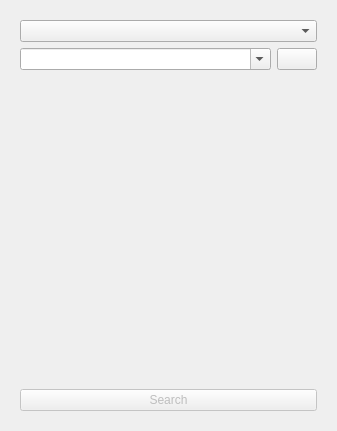
<?xml version="1.0" encoding="UTF-8"?>
<ui version="4.0">
 <class>MobileSearchForm</class>
 <widget class="QWidget" name="MobileSearchForm">
  <property name="geometry">
   <rect>
    <x>0</x>
    <y>0</y>
    <width>337</width>
    <height>431</height>
   </rect>
  </property>
  <property name="sizePolicy">
   <sizepolicy hsizetype="Preferred" vsizetype="Preferred">
    <horstretch>0</horstretch>
    <verstretch>0</verstretch>
   </sizepolicy>
  </property>
  <property name="windowTitle">
   <string>Search window</string>
  </property>
  <layout class="QHBoxLayout" name="horizontalLayout">
   <item>
    <widget class="QStackedWidget" name="stackedWidget">
     <property name="currentIndex">
      <number>0</number>
     </property>
     <widget class="QWidget" name="page_1">
      <layout class="QVBoxLayout" name="generalLayout">
       <item>
        <widget class="QComboBox" name="requestBox"/>
       </item>
       <item>
        <layout class="QHBoxLayout" name="horizontalLayout_3">
         <item>
          <widget class="QComboBox" name="serviceBox">
           <property name="editable">
            <bool>true</bool>
           </property>
          </widget>
         </item>
         <item>
          <widget class="QPushButton" name="updateServiceButton">
           <property name="sizePolicy">
            <sizepolicy hsizetype="Maximum" vsizetype="Fixed">
             <horstretch>0</horstretch>
             <verstretch>0</verstretch>
            </sizepolicy>
           </property>
           <property name="text">
            <string/>
           </property>
          </widget>
         </item>
        </layout>
       </item>
       <item>
        <spacer name="verticalSpacer">
         <property name="orientation">
          <enum>Qt::Vertical</enum>
         </property>
         <property name="sizeHint" stdset="0">
          <size>
           <width>20</width>
           <height>13</height>
          </size>
         </property>
        </spacer>
       </item>
       <item>
        <widget class="QPushButton" name="searchButton">
         <property name="enabled">
          <bool>false</bool>
         </property>
         <property name="text">
          <string>Search</string>
         </property>
        </widget>
       </item>
      </layout>
     </widget>
     <widget class="QWidget" name="page_2">
      <layout class="QVBoxLayout" name="verticalLayout">
       <item>
        <widget class="QTableView" name="resultView">
         <property name="sizePolicy">
          <sizepolicy hsizetype="MinimumExpanding" vsizetype="Expanding">
           <horstretch>0</horstretch>
           <verstretch>0</verstretch>
          </sizepolicy>
         </property>
         <property name="selectionMode">
          <enum>QAbstractItemView::SingleSelection</enum>
         </property>
         <property name="selectionBehavior">
          <enum>QAbstractItemView::SelectRows</enum>
         </property>
         <property name="showGrid">
          <bool>false</bool>
         </property>
         <attribute name="horizontalHeaderVisible">
          <bool>false</bool>
         </attribute>
         <attribute name="horizontalHeaderCascadingSectionResizes">
          <bool>true</bool>
         </attribute>
         <attribute name="horizontalHeaderStretchLastSection">
          <bool>true</bool>
         </attribute>
         <attribute name="verticalHeaderVisible">
          <bool>false</bool>
         </attribute>
         <attribute name="verticalHeaderVisible">
          <bool>false</bool>
         </attribute>
         <attribute name="horizontalHeaderStretchLastSection">
          <bool>true</bool>
         </attribute>
         <attribute name="horizontalHeaderCascadingSectionResizes">
          <bool>true</bool>
         </attribute>
         <attribute name="horizontalHeaderVisible">
          <bool>false</bool>
         </attribute>
        </widget>
       </item>
       <item>
        <layout class="QHBoxLayout" name="horizontalLayout_2">
         <item>
          <widget class="QPushButton" name="cancelButton">
           <property name="text">
            <string>Back</string>
           </property>
          </widget>
         </item>
         <item>
          <layout class="QHBoxLayout" name="actionLayout"/>
         </item>
         <item>
          <widget class="QProgressBar" name="progressBar">
           <property name="maximum">
            <number>0</number>
           </property>
           <property name="value">
            <number>0</number>
           </property>
          </widget>
         </item>
        </layout>
       </item>
      </layout>
     </widget>
    </widget>
   </item>
  </layout>
 </widget>
 <resources/>
 <connections/>
</ui>
